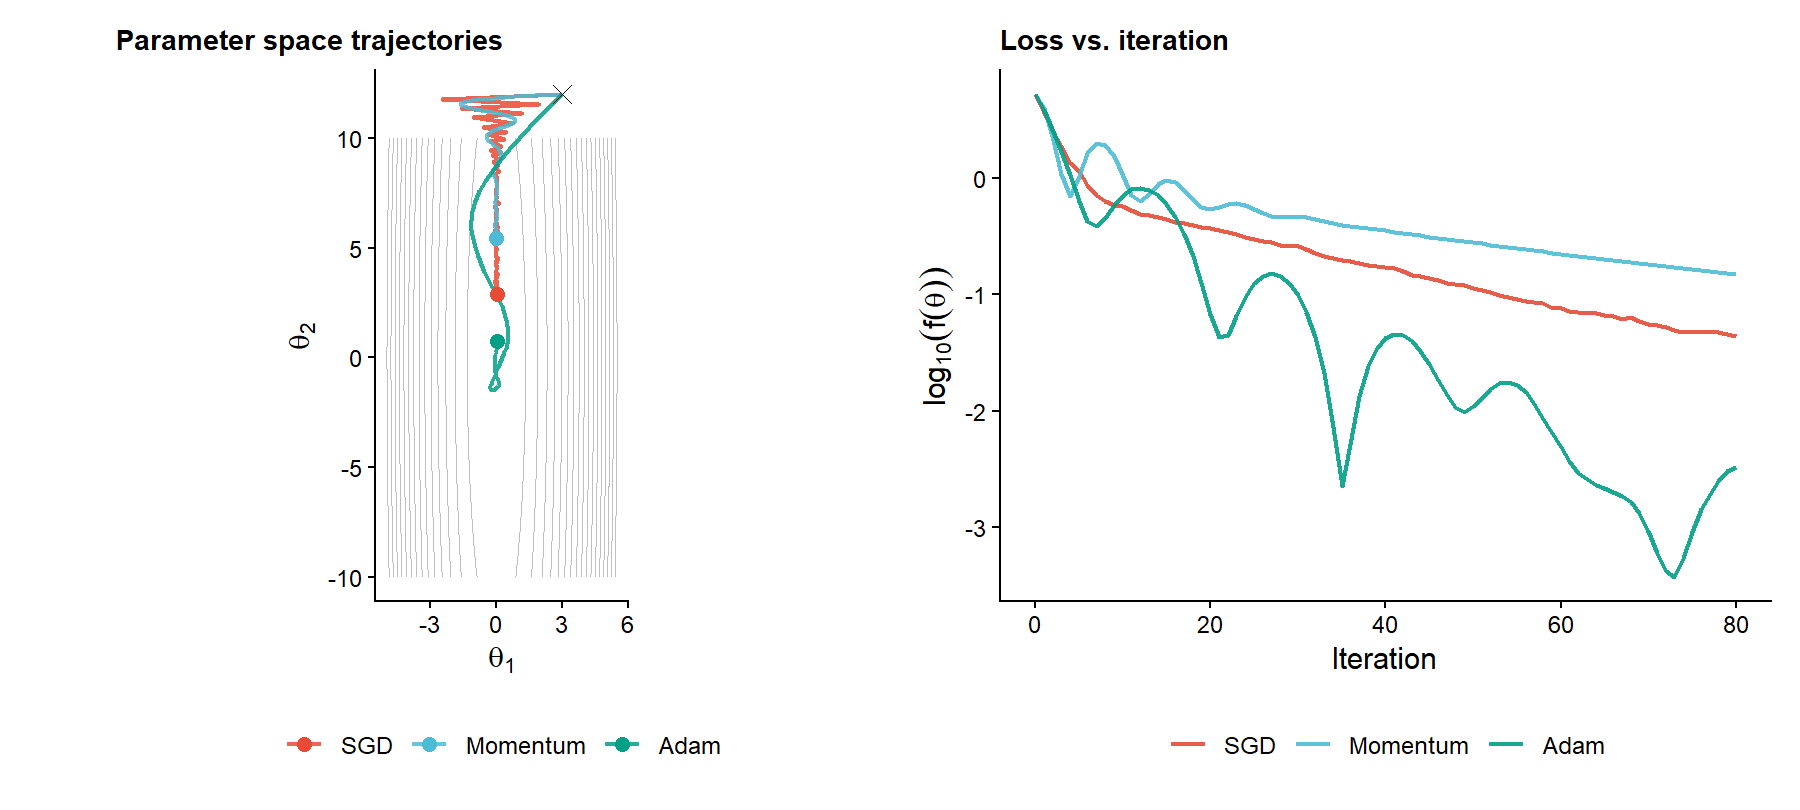

Recreate this plot in R.
# ============================================================
# Synchronized Optimizer Comparison: SGD, Momentum, Adam
# MA 551 -- Adam: Adaptive Moment Estimation
#
# Output:
#   optimizer_comparison.png  -- synchronized static summary panel
#   optimizer_trajectories.png -- trajectory-only panel for slide 9
#   optimizer_comparison.gif  -- animated version (requires gifski)
#
# Packages: ggplot2, gganimate, patchwork, gifski
# ============================================================

library(ggplot2)
library(gganimate)
library(patchwork)

# ── 1. Objective function ─────────────────────────────────────────────────────
# Anisotropic quadratic: f(theta) = (theta1^2)/2 + (theta2^2)/50
# Gradient: (theta1, theta2/25)
# Minimum at origin.
# The strong anisotropy (curvatures 1 vs 0.04) makes SGD oscillate badly
# and makes Adam's per-coordinate scaling visually obvious.

f      <- function(t1, t2) t1^2 / 2 + t2^2 / 200
grad_f <- function(t1, t2) c(t1, t2 / 100)

# ── 2. Stochastic gradient (add isotropic noise) ──────────────────────────────
stoch_grad <- function(t1, t2, noise_sd = 0.15) {
  g <- grad_f(t1, t2)
  g + rnorm(2, sd = noise_sd)
}

# ── 3. Optimizer implementations ─────────────────────────────────────────────
run_sgd <- function(theta0, eta, n_iter, noise_sd = 0.15, seed = 42) {
  set.seed(seed)
  theta <- theta0
  history <- data.frame(iter = 0, t1 = theta[1], t2 = theta[2],
                        loss = f(theta[1], theta[2]), method = "SGD")
  for (t in seq_len(n_iter)) {
    g <- stoch_grad(theta[1], theta[2], noise_sd)
    theta <- theta - eta * g
    history <- rbind(history,
      data.frame(iter = t, t1 = theta[1], t2 = theta[2],
                 loss = f(theta[1], theta[2]), method = "SGD"))
  }
  history
}

run_momentum <- function(theta0, eta, gamma = 0.9, n_iter, noise_sd = 0.15, seed = 42) {
  set.seed(seed)
  theta <- theta0
  v     <- c(0, 0)
  history <- data.frame(iter = 0, t1 = theta[1], t2 = theta[2],
                        loss = f(theta[1], theta[2]), method = "Momentum")
  for (t in seq_len(n_iter)) {
    g <- stoch_grad(theta[1], theta[2], noise_sd)
    v <- gamma * v + eta * g
    theta <- theta - v
    history <- rbind(history,
      data.frame(iter = t, t1 = theta[1], t2 = theta[2],
                 loss = f(theta[1], theta[2]), method = "Momentum"))
  }
  history
}

run_adam <- function(theta0, eta, beta1 = 0.9, beta2 = 0.999, eps = 1e-8,
                     n_iter, noise_sd = 0.15, seed = 42) {
  set.seed(seed)
  theta <- theta0
  m <- c(0, 0)
  v <- c(0, 0)
  history <- data.frame(iter = 0, t1 = theta[1], t2 = theta[2],
                        loss = f(theta[1], theta[2]), method = "Adam")
  for (t in seq_len(n_iter)) {
    g  <- stoch_grad(theta[1], theta[2], noise_sd)
    m  <- beta1 * m + (1 - beta1) * g
    v  <- beta2 * v + (1 - beta2) * g^2
    mh <- m / (1 - beta1^t)
    vh <- v / (1 - beta2^t)
    theta <- theta - eta * mh / (sqrt(vh) + eps)
    history <- rbind(history,
      data.frame(iter = t, t1 = theta[1], t2 = theta[2],
                 loss = f(theta[1], theta[2]), method = "Adam"))
  }
  history
}

# ── 4. Run all optimizers ─────────────────────────────────────────────────────
theta0   <- c(3.0, 12.0)
n_iter   <- 80

sgd_hist  <- run_sgd(theta0,      eta = 1.80, n_iter = n_iter, noise_sd = 0.02)
mom_hist  <- run_momentum(theta0, eta = 0.15, gamma = 0.85, n_iter = n_iter, noise_sd = 0.02)
adam_hist <- run_adam(theta0,     eta = 0.50, n_iter = n_iter, noise_sd = 0.02)

all_hist <- rbind(sgd_hist, mom_hist, adam_hist)
all_hist$method <- factor(all_hist$method, levels = c("SGD", "Momentum", "Adam"))

# ── 5. Contour grid ───────────────────────────────────────────────────────────
grid <- expand.grid(t1 = seq(-5, 5.5, length.out = 200),
                    t2 = seq(-10, 10, length.out = 200))
grid$loss <- f(grid$t1, grid$t2)

method_colors <- c("SGD" = "#E64B35", "Momentum" = "#4DBBD5", "Adam" = "#00A087")

# ── 6. Static summary panel (optimizer_comparison.png) ───────────────────────
# Left: full trajectories. Right: loss curves.

p_traj <- ggplot() +
  geom_contour(data = grid, aes(x = t1, y = t2, z = loss),
               color = "grey75", bins = 18, linewidth = 0.3) +
  geom_path(data = all_hist,
            aes(x = t1, y = t2, color = method, group = method),
            linewidth = 0.8, alpha = 0.85) +
  geom_point(data = subset(all_hist, iter == 0)[1, ],
             aes(x = t1, y = t2), shape = 4, size = 3, color = "black") +
  geom_point(data = subset(all_hist, iter == n_iter),
             aes(x = t1, y = t2, color = method), size = 2.5, shape = 19) +
  scale_color_manual(values = method_colors) +
  labs(x = expression(theta[1]), y = expression(theta[2]),
       title = "Parameter space trajectories", color = NULL) +
  coord_fixed() +
  theme_classic(base_size = 12) +
  theme(legend.position = "bottom",
        plot.title = element_text(size = 11, face = "bold"))

p_loss <- ggplot(all_hist, aes(x = iter, y = log10(loss + 1e-8),
                               color = method, group = method)) +
  geom_line(linewidth = 0.9, alpha = 0.9) +
  scale_color_manual(values = method_colors) +
  labs(x = "Iteration", y = expression(log[10](f(theta))),
       title = "Loss vs. iteration", color = NULL) +
  theme_classic(base_size = 12) +
  theme(legend.position = "bottom",
        plot.title = element_text(size = 11, face = "bold"))

p_combined <- p_traj + p_loss +
  plot_layout(widths = c(1, 1)) &
  theme(legend.position = "bottom")

ggsave("midterm_presentation/optimizer_comparison.png", p_combined,
       width = 10, height = 4.5, dpi = 180, bg = "white")
cat("Saved: optimizer_comparison.png\n")

# ── 7. Trajectory-only panel (optimizer_trajectories.png) ────────────────────
# Used on the Interpretation slide (slide 9).
ggsave("midterm_presentation/optimizer_trajectories.png", p_traj + theme(legend.position = "right"),
       width = 5.5, height = 4.5, dpi = 180, bg = "white")
cat("Saved: optimizer_trajectories.png\n")

# ── 8. Animated version (optimizer_comparison.gif) ───────────────────────────
# Requires the gifski package: install.packages("gifski")
# The animation reveals trajectories step-by-step in sync with the loss curve.

p_traj_anim <- ggplot() +
  geom_contour(data = grid, aes(x = t1, y = t2, z = loss),
               color = "grey75", bins = 18, linewidth = 0.3) +
  geom_path(data = all_hist,
            aes(x = t1, y = t2, color = method, group = method),
            linewidth = 0.8, alpha = 0.85) +
  geom_point(data = all_hist,
             aes(x = t1, y = t2, color = method, group = method),
             size = 2.5) +
  scale_color_manual(values = method_colors) +
  labs(x = expression(theta[1]), y = expression(theta[2]),
       title = "Iteration: {frame_along}", color = NULL) +
  coord_fixed() +
  theme_classic(base_size = 11) +
  theme(legend.position = "bottom") +
  transition_reveal(iter) +         # <-- reveal trajectory step-by-step
  ease_aes("linear")

p_loss_anim <- ggplot(all_hist, aes(x = iter, y = log10(loss + 1e-8),
                                    color = method, group = method)) +
  geom_line(linewidth = 0.9) +
  geom_point(size = 2) +
  scale_color_manual(values = method_colors) +
  labs(x = "Iteration", y = expression(log[10](f(theta))), color = NULL) +
  theme_classic(base_size = 11) +
  theme(legend.position = "bottom") +
  transition_reveal(iter) +
  ease_aes("linear")

# Render each animation separately, then stitch side-by-side with magick.
# If magick is unavailable, save individually.

cat("Rendering trajectory animation...\n")
anim_traj <- animate(p_traj_anim, nframes = n_iter + 1, fps = 10,
                     width = 480, height = 420, renderer = gifski_renderer())

cat("Rendering loss animation...\n")
anim_loss <- animate(p_loss_anim, nframes = n_iter + 1, fps = 10,
                     width = 480, height = 420, renderer = gifski_renderer())

# Stitch side-by-side using magick (install.packages("magick"))
if (requireNamespace("magick", quietly = TRUE)) {
  library(magick)
  frames_traj <- image_read(anim_traj)
  frames_loss <- image_read(anim_loss)
  combined    <- image_append(c(frames_traj, frames_loss))  # stacks vertically
  # For side-by-side, append frame-by-frame:
  n_frames <- length(frames_traj)
  side_by_side <- vector("list", n_frames)
  for (i in seq_len(n_frames)) {
    side_by_side[[i]] <- image_append(c(frames_traj[i], frames_loss[i]))
  }
  anim_combined <- image_join(side_by_side)
  image_write_gif(anim_combined, "midterm_presentation/optimizer_comparison.gif", delay = 1/10)
  cat("Saved: optimizer_comparison.gif (side-by-side)\n")
} else {
  # Fallback: save individually
  anim_save("optimizer_trajectories.gif", anim_traj)
  anim_save("optimizer_loss.gif",         anim_loss)
  cat("magick not found. Saved individual GIFs.\n")
  cat("Install magick for the stitched side-by-side GIF.\n")
}
